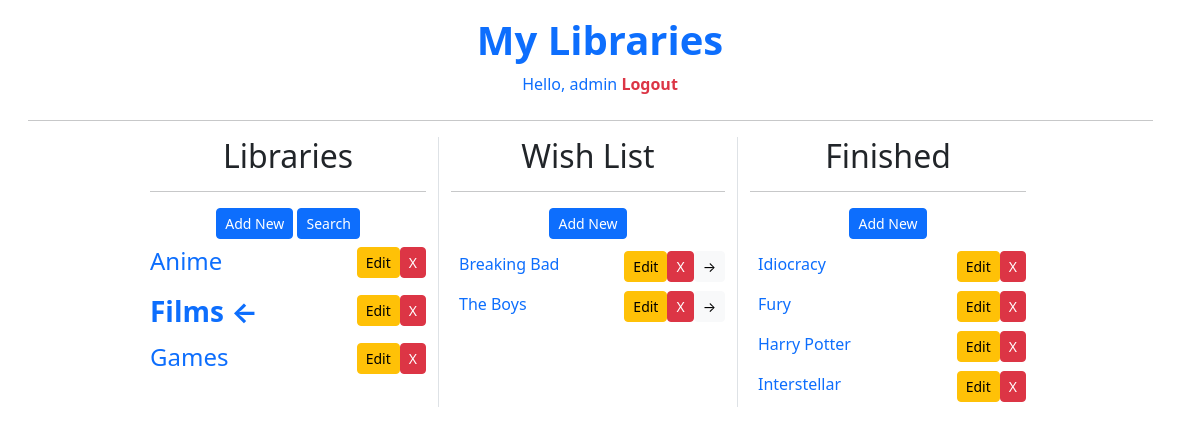
The page /library/Films/ (signed in) on the database as committed earlier.
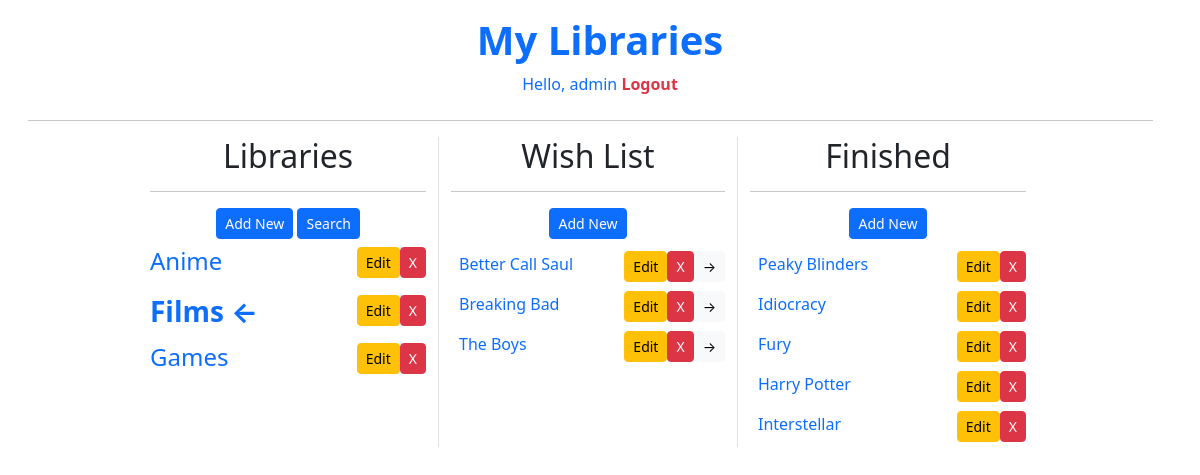
The same page on the database as committed later.
### apps/base/models.py (models this page shows, shortened)
class Library(models.Model):
    user = models.ForeignKey(User, on_delete=models.CASCADE)
    name = models.CharField(max_length=22, null=True, blank=True)
    created = models.DateTimeField(auto_now_add=True)
    class Meta:
        ordering = ['name']

class Wish(models.Model):
    user = models.ForeignKey(User, on_delete=models.CASCADE)
    library = models.ForeignKey(Library, on_delete=models.CASCADE)
    name = models.CharField(max_length=56, null=True, blank=True)
    created = models.DateTimeField(auto_now_add=True)
    class Meta:
        ordering = ['-created']

class Finished(models.Model):
    user = models.ForeignKey(User, on_delete=models.CASCADE)
    library = models.ForeignKey(Library, on_delete=models.CASCADE)
    name = models.CharField(max_length=56, null=True, blank=True)
    created = models.DateTimeField(auto_now_add=True)
    class Meta:
        ordering = ['-created']

### apps/library_app/views.py (the view, shortened to what this page needs)
# urls.py: path('<str:lib_name>/', LibraryOpen.as_view(), name='library_open'),
class LibraryOpen(generic.ListView):
    model = Library
    context_object_name = 'libraries'
    template_name = 'library_app/library_open.html'
    def get_context_data(self, **kwargs):
        context = super().get_context_data(**kwargs)
        context['libraries'] = context['libraries'].filter(user=self.request.user)
        context['wish_list'] = Wish.objects.filter(user=self.request.user)
        context['wish_list'] = context['wish_list'].filter(library__name=self.kwargs.get('lib_name'))
        context['finished_list'] = Finished.objects.filter(user=self.request.user)
        context['finished_list'] = context['finished_list'].filter(library__name=self.kwargs.get('lib_name'))
        context['lib_name'] = self.kwargs.get('lib_name')
        return context

### templates/library_app/library_open.html (shortened to what the changed rows need)
{% extends 'main.html' %}
{% load static %}
{% block content %}
<div class="w-100 row justify-content-md-center text-center">
    <div class="col col-lg-3">
        <div>
            {% for library in libraries %}
                {% if library.name == lib_name %}
                    <p class="pb-2">
                        <a href="{% url 'library_open' library.name %}" class="h3 text-decoration-none float-start"><b>{{ library.name }} ←</b></a>
                        <a href="{% url 'library_delete' library.id %}" class="btn btn-danger btn-sm float-end">X</a>
                        <a href="{% url 'library_update' library.id %}" class="btn btn-warning btn-sm float-end">Edit</a>
                        <br>
                    </p>
                {% else %}
                    <p class="pb-2">
                        <a href="{% url 'library_open' library.name %}" class="h4 text-decoration-none float-start">{{ library.name }}</a>
                        <a href="{% url 'library_delete' library.id %}" class="btn btn-danger btn-sm float-end">X</a>
                        <a href="{% url 'library_update' library.id %}" class="btn btn-warning btn-sm float-end">Edit</a>
                        <br>
                    </p>
                {% endif %}
            {% endfor %}
        </div>
    </div>
    <div class="col col-lg-3 border-start border-end">
        <div>
            {% if wish_list %}
                {% for wish in wish_list %}
                    <p class="position-absolute p-2">
                        <a role="button" class="h6 text-decoration-none float-start" data-bs-toggle="modal"data-bs-target="#wishModal{{ wish.id }}">
                            {{ wish.name | slice:":25"}}
                        </a>
                        <form method="POST">
                            <input class="d-block mt-1 btn btn-light btn-sm float-end" type="submit" name="move-to-finished" value="→">
                        </form>
                        <form method="POST">
                            <input class="d-block mt-1 btn btn-danger btn-sm float-end" type="submit" name="wish-delete" value="X">
                        </form>
                        <a href="{% url 'wish_update' lib_name wish.id %}" class="d-block mt-1 btn btn-warning btn-sm float-end">Edit</a>
                        <br>
                    </p>
                {% endfor %}
            {% else %}
                <p>There is nothing here yet...</p>
            {% endif %}
        </div>
    </div>
    <div class="col col-lg-3">
        <div>
            {% if finished_list %}
                {% for finished in finished_list %}
                    <p class="position-absolute p-2">
                        <a role="button" class="h6 text-decoration-none float-start" data-bs-toggle="modal"data-bs-target="#finishedModal{{ finished.id }}">
                            {{ finished.name | slice:":25"}}
                        </a>
                        <form method="POST">
                            <input class="d-block mt-1 btn btn-danger btn-sm float-end" type="submit" name="finished-delete" value="X">
                        </form>
                        <a href="{% url 'finished_update' lib_name finished.id %}" class="d-block mt-1 btn btn-warning btn-sm float-end">Edit</a>
                        <br>
                    </p>
                {% endfor %}
            {% else %}
                <p>There is nothing here yet...</p>
            {% endif %}
        </div>
    </div>
</div>
{% endblock %}

Rows that differ between the two databases and show on the page:
added Wish: name "Better Call Saul"
added Finished: name "Peaky Blinders"
